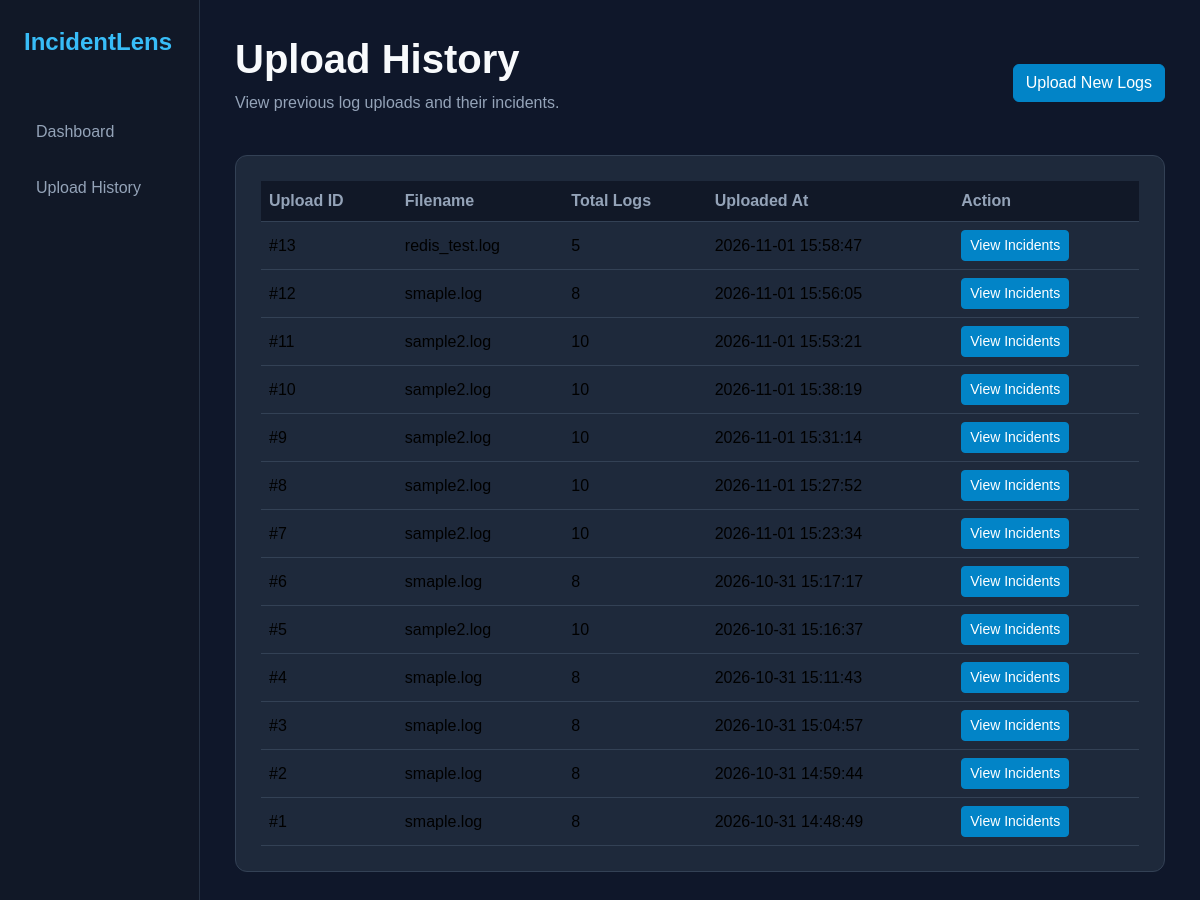
Before: /history with the older database file.
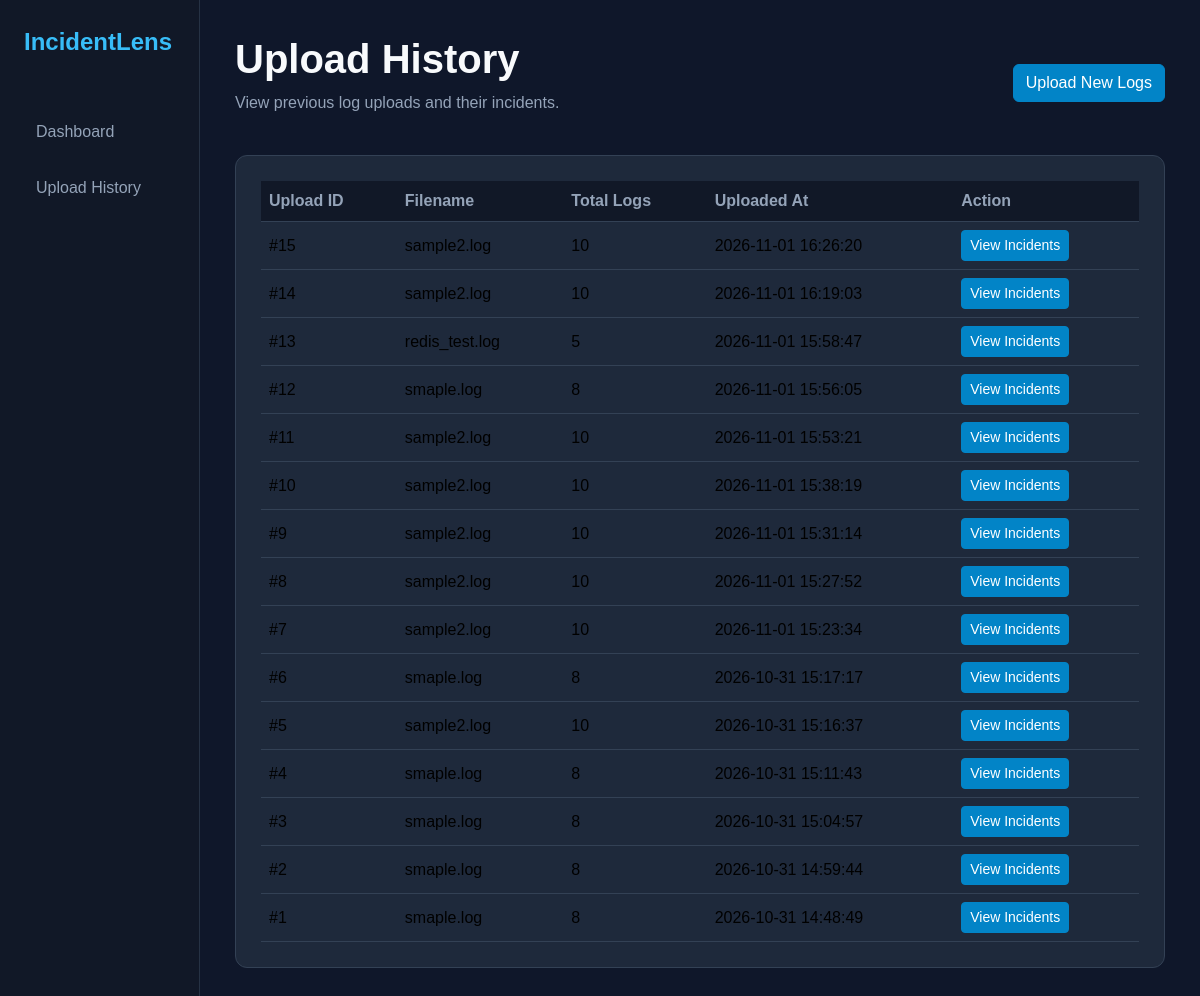
After: the same page with the newer database file.
### tables this page shows
CREATE TABLE uploads (
            id INTEGER PRIMARY KEY AUTOINCREMENT,
            filename TEXT,
            total_logs INTEGER,
            created_at TIMESTAMP DEFAULT CURRENT_TIMESTAMP
        );

### app.py (the view)
@app.route("/history")
def history():
    uploads = get_upload_history()
    return render_template(
        "history.html",
        uploads=uploads
    )

### database.py (called while the page is built)
def get_upload_history():
    conn = sqlite3.connect(DATABASE)
    cursor = conn.cursor()
    cursor.execute("""
        SELECT id, filename, total_logs, created_at
        FROM uploads
        ORDER BY created_at DESC
    """)
    uploads = cursor.fetchall()
    conn.close()
    return uploads

### templates/history.html (shortened to what this page needs)
<!DOCTYPE html>
<html lang="en">
<head>
    <link
        href="https://cdn.jsdelivr.net/npm/bootstrap@5.3.3/dist/css/bootstrap.min.css"
        rel="stylesheet"
    >
</head>
<body>
<div class="container-fluid">
    <div class="row">
        <div class="col-md-2 sidebar p-4">
            <div class="brand mb-5">
                IncidentLens
            </div>
            <a href="/">Dashboard</a>
            <a href="/history">Upload History</a>
        </div>
        <div class="col-md-10 main-content">
            <div class="d-flex justify-content-between align-items-center mb-4">
                <div>
                    <h1 class="section-title">
                        Upload History
                    </h1>
                    <p class="text-muted-custom">
                        View previous log uploads and their incidents.
                    </p>
                </div>
                <a href="/" class="btn btn-primary">
                    Upload New Logs
                </a>
            </div>
            <div class="history-card">
                <div class="table-responsive">
                    <table class="table table-hover mb-0">
                        <thead>
                            <tr>
                                <th>Upload ID</th>
                                <th>Filename</th>
                                <th>Total Logs</th>
                                <th>Uploaded At</th>
                                <th>Action</th>
                            </tr>
                        </thead>
                        <tbody>
                            {% for upload in uploads %}
                            <tr>
                                <td>
                                    #{{ upload[0] }}
                                </td>
                                <td>
                                    {{ upload[1] }}
                                </td>
                                <td>
                                    {{ upload[2] }}
                                </td>
                                <td>
                                    {{ upload[3] }}
                                </td>
                                <td>
                                    <a
                                        href="/incidents/{{ upload[0] }}"
                                        class="btn btn-sm btn-primary"
                                    >
                                        View Incidents
                                    </a>
                                </td>
                            </tr>
                            {% endfor %}
                        </tbody>
                    </table>
                </div>
            </div>
        </div>
    </div>
</div>
</body>
</html>

### templates/history.html (style rules this page uses)
body { background-color: #0f172a; color: #e2e8f0; font-family: Arial, sans-serif; }
.sidebar { background-color: #111827; min-height: 100vh; border-right: 1px solid #263244; }
.brand { color: #38bdf8; font-size: 24px; font-weight: bold; }
.sidebar a { display: block; color: #94a3b8; text-decoration: none; padding: 12px; border-radius: 8px; margin-bottom: 8px; }
.main-content { padding: 35px; }
.history-card { background-color: #1e293b; border: 1px solid #334155; border-radius: 12px; padding: 25px; }
.table { color: #e2e8f0; }
.table thead th { color: #94a3b8; background-color: #111827; border-color: #334155; }
.table tbody td { background-color: #1e293b; border-color: #334155; vertical-align: middle; }
.section-title { color: #f8fafc; font-weight: bold; }
.text-muted-custom { color: #94a3b8; }
.btn-primary { background-color: #0284c7; border-color: #0284c7; }

Changed rows visible on the page:
added uploads: id "15", filename "sample2.log", total_logs "10", created_at "2026-11-01 16:26:20"
added uploads: id "14", filename "sample2.log", total_logs "10", created_at "2026-11-01 16:19:03"
